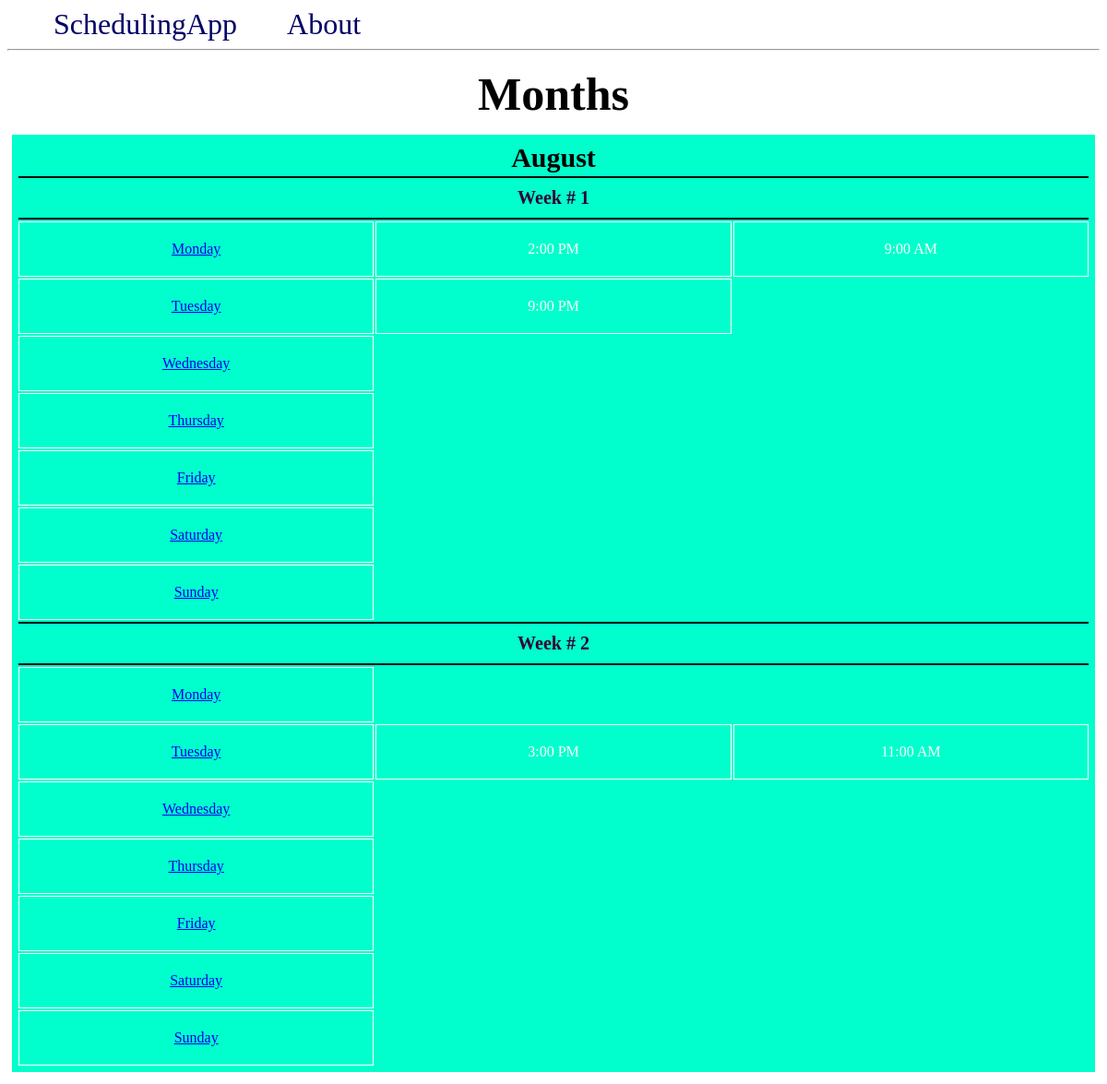
Before: / with the older database file.
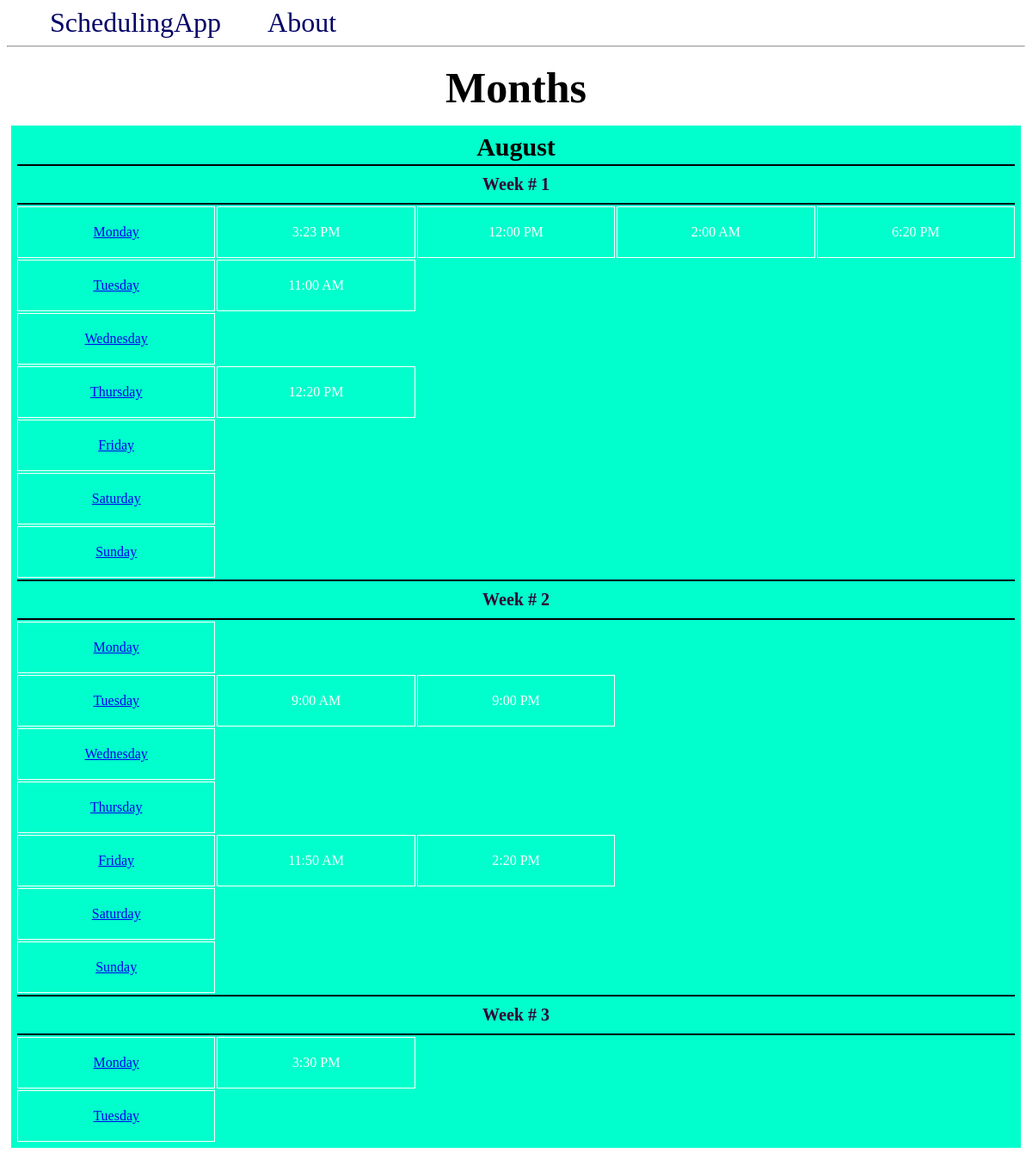
After: the same page with the newer database file.
### app.py (models this page shows, shortened)
class Month(db.Model):
  id = db.Column(db.Integer, primary_key=True)
  month = db.Column(db.String(100), nullable=False)
  weeks = db.relationship('Week', backref='month')

class Week(db.Model):
  id = db.Column(db.Integer, primary_key=True)
  month_id = db.Column(db.Integer, db.ForeignKey('month.id'))
  days = db.relationship('Day', backref='week')

class Day(db.Model):
  id = db.Column(db.Integer, primary_key=True)
  day = db.Column(db.String(100), nullable=False)
  week_id = db.Column(db.Integer, db.ForeignKey('week.id'))
  times = db.relationship('Time', backref='day')

class Time(db.Model):
  id = db.Column(db.Integer, primary_key=True)
  time = db.Column(db.String(100))
  day_id = db.Column(db.Integer, db.ForeignKey('day.id'))

### app.py (the view)
@app.route('/')
def index():
  months = Month.query.all()
  return render_template('index.html', months=months)

### templates/index.html
{% extends 'base.html' %}
{% block content %}
  <h1 class ="title">{% block title %} Months {% endblock %}</h1>
  <table class ="month">
    {% for month in months %}
      <tr>
        <th class="monthTitle", colspan = "10">{{month.month}}</th>
      </tr>
      {% for week in month.weeks %}
        <tr>
          <th class ="week", colspan = "10">Week # {{week.id}}</th>
        </tr>
        {% for day in week.days %}
          <tr>
              <td class="cells"> <a href="{{ url_for('display_day', day_id=day.id)}}">{{day.day}}</a></td>
              {% for time in day.times %}
                <td class="cells">{{time.time}}</td>
              {% endfor %}
          </tr>
        {% endfor %}
      {% endfor %}
    {% endfor %}
  </table>
{% endblock %}

### templates/base.html (shortened to what this page needs)
<!DOCTYPE html>
<html lang="en">
<head>
  <link rel="stylesheet" href="{{url_for('static', filename='base.css')}}"/>
</head>
<body>
  <nav>
      <a href="{{ url_for('index') }}">SchedulingApp</a>
      <a href="#">About</a>
  </nav>
  <hr>
  <div class="content">
    {% block content %}  {% endblock %}
  </div>
</body>
</html>

### static/base.css (style rules this page uses)
.title { text-align: center; margin: 10px; width: 100%; font-size: 50px; }
.content { width: 100%; display: flex; flex-direction: row; flex-wrap: wrap; }
.month { text-align: center; flex: 20%; padding: 5px; margin: 5px; width: 100%; background-color: #00ffcc; }
.monthTitle { font-size: 30px; text-align: center; }
.week { color: #330033; text-decoration: none; text-align: center; font-size: 20px; padding: 10px; border-top: 2px solid black; border-bottom: 2px solid black; }
td { border: 1px solid white; color: #FFFF; padding: 20px; }
.cells { width: 20%; }
nav a { color: #000066; font-size: 2em; margin-left: 50px; text-decoration: none; }

Changed rows visible on the page:
removed Time: time "2:00 PM", shown under Day (number 1 of 16 on the later page)
removed Time: time "3:00 PM", shown under Day (number 9 of 16 on the later page)
changed Day (number 1 of 16 on the later page): loses Time (time "9:00 AM")
added Time: time "3:23 PM", shown under Day (number 1 of 16 on the later page)
added Time: time "12:00 PM", shown under Day (number 1 of 16 on the later page)
added Time: time "2:00 AM", shown under Day (number 1 of 16 on the later page)
added Time: time "6:20 PM", shown under Day (number 1 of 16 on the later page)
changed Day (number 2 of 16 on the later page): gains Time (time "11:00 AM"); loses Time (time "9:00 PM")
added Time: time "12:20 PM", shown under Day (number 4 of 16 on the later page)
changed Day (number 9 of 16 on the later page): gains Time (time "9:00 AM"); gains Time (time "9:00 PM"); loses Time (time "11:00 AM")
added Time: time "11:50 AM", shown under Day (number 12 of 16 on the later page)
added Time: time "2:20 PM", shown under Day (number 12 of 16 on the later page)
added Week: id "3"
added Day: day "Monday", shown under "3"
added Time: time "3:30 PM", shown under "Monday"
added Day: day "Tuesday", shown under "3"
